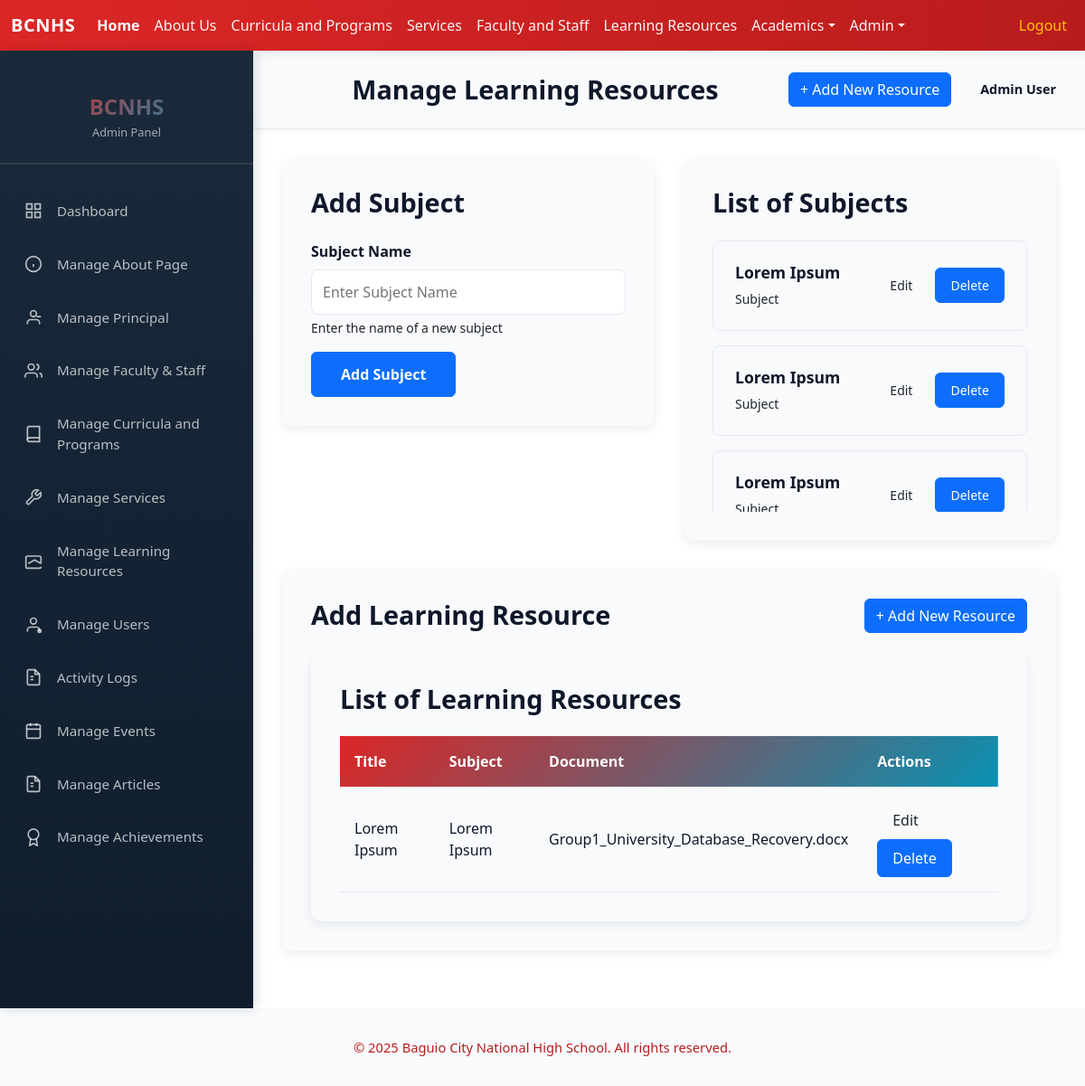
/admin/learning_resources.php (signed in), run on the app's committed database.
### tables this page shows
CREATE TABLE `subject` (
  `id` int(11) NOT NULL,
  `name` text NOT NULL
);

CREATE TABLE `resources` (
  `id` int(11) NOT NULL,
  `title` text NOT NULL,
  `overview` text NOT NULL,
  `link` text NOT NULL,
  `path` text NOT NULL,
  `subject_id` int(11) NOT NULL
);

### includes/auth.php (called while the page is built, shortened)
<?php
if (!function_exists('isLoggedIn')) {
function isLoggedIn() {
    return isset($_SESSION['user_id']) && isset($_SESSION['user_role']);
}
function getCurrentUser() {
    if (isLoggedIn()) {
        return [
            'id' => $_SESSION['user_id'],
            'name' => $_SESSION['user_name'],
            'email' => $_SESSION['user_email'],
            'role' => $_SESSION['user_role']
        ];
    }
    return null;
}
}
?>

### functions/functions.php (called while the page is built, shortened)
<?php
class Database {
    private $pdo;
    public function __construct() {
        $host = 'localhost';
        $user = 'root';
        $pass = '';
        $dbname = 'bcnhs';
        $charset = 'utf8mb4';
        try {
            $dsn = "mysql:host=$host;dbname=$dbname;charset=$charset";
            $options = [
                PDO::ATTR_ERRMODE            => PDO::ERRMODE_EXCEPTION,
                PDO::ATTR_DEFAULT_FETCH_MODE => PDO::FETCH_ASSOC,
                PDO::ATTR_EMULATE_PREPARES   => false,
            ];
            $this->pdo = new PDO($dsn, $user, $pass, $options);
        } catch (PDOException $e) {
            die("connection failed: " . $e->getMessage());
        }
    }
    public function getPDO() {
        return $this->pdo;
    }
}
class ResourcesModule {
    private $pdo;
    public function __construct() {
        $db = new Database();
        $this->pdo = $db->getPDO();
    }
    public function fetchResources() {
        $fetch = $this->pdo->query("SELECT r.*, s.name as subject_name FROM resources r LEFT JOIN subject s ON r.subject_id = s.id");
        return $fetch->fetchAll();
    }
}
class SubjectModule {
    private $pdo;
    public function __construct() {
        $db = new Database();
        $this->pdo = $db->getPDO();
    }
    public function fetchSubject() {
        $fetch = $this->pdo->query("SELECT * FROM subject");
        return $fetch->fetchAll();
    }
}
?>

### admin/learning_resources.php (the view, shortened to what this page needs)
<?php
include('../includes/auth.php');
include('../functions/functions.php');
$currentUser = getCurrentUser();
$resourcesModule = new ResourcesModule();
$subjectModule = new SubjectModule();
$resources = $resourcesModule->fetchResources();
$subjects = $subjectModule->fetchSubject();
?>
<!DOCTYPE html>
<html lang="en">
<head>
    <link href="../node_modules/bootstrap/dist/css/bootstrap.min.css" rel="stylesheet">
    <link href="../css/style.css" rel="stylesheet">
    <?php include('../includes/summernote.php'); ?>
</head>
<body>
    <?php include('../includes/header.php') ?>
    <div class="admin-body">
        <?php include('../includes/admin_sidebar.php') ?>
        <main class="admin-main">
            <div class="admin-topbar">
                <div class="topbar-left">
                    <h1 class="page-title">Manage Learning Resources</h1>
                </div>
                <div class="topbar-right">
                    <a href="addResource.php" class="btn btn-primary">+ Add New Resource</a>
                    <div class="admin-profile">
                        <span class="profile-name"><?php echo htmlspecialchars($currentUser['name']); ?></span>
                    </div>
                </div>
            </div>
            <div class="admin-content">
                <div style="display: grid; grid-template-columns: 1fr 1fr; gap: 2rem; margin-bottom: 2rem;">
                    <div style="background: var(--color-surface); border-radius: 12px; padding: 2rem; box-shadow: 0 4px 12px rgba(12, 22, 43, 0.08); height: fit-content;">
                        <h2 style="font-size: 1.8rem; font-weight: 700; color: var(--color-text); margin-bottom: 1.5rem;">Add Subject</h2>
                        <form action="" method="post">
                            <div style="margin-bottom: 1rem;">
                                <label style="display: block; font-weight: 600; color: var(--color-text); margin-bottom: 0.5rem;">Subject Name</label>
                                <input type="text" name="subjectName" placeholder="Enter Subject Name" required style="width: 100%; padding: 0.75rem; border: 1px solid var(--color-border); border-radius: 8px; font-size: 1rem; box-sizing: border-box;">
                                <p style="font-size: 0.875rem; color: var(--color-text-secondary); margin-top: 0.25rem;">Enter the name of a new subject</p>
                            </div>
                            <button type="submit" name="addSubject" class="btn btn-primary" style="padding: 0.75rem 2rem; font-weight: 600;">Add Subject</button>
                        </form>
                    </div>
                    <div style="background: var(--color-surface); border-radius: 12px; padding: 2rem; box-shadow: 0 4px 12px rgba(12, 22, 43, 0.08); display: flex; flex-direction: column;">
                        <h2 style="font-size: 1.8rem; font-weight: 700; color: var(--color-text); margin-bottom: 1.5rem;">List of Subjects</h2>
                        <div style="flex: 1; overflow-y: auto; min-height: 0; max-height: 300px;">
                            <div style="display: flex; flex-direction: column; gap: 1rem;">
                                <?php foreach ($subjects as $subj) { ?>
                                    <div style="background: var(--color-background); border: 1px solid var(--color-border); border-radius: 8px; padding: 1.5rem; display: flex; justify-content: space-between; align-items: center;">
                                        <div>
                                            <h3 style="font-size: 1.1rem; font-weight: 600; color: var(--color-text); margin: 0; margin-bottom: 0.5rem;"><?php echo $subj['name'] ?></h3>
                                            <p style="font-size: 0.875rem; color: var(--color-text-secondary); margin: 0;">Subject</p>
                                        </div>
                                        <div style="display: flex; gap: 0.5rem; flex-shrink: 0;">
                                            <a href="editSubject.php?id=<?php echo $subj['id'] ?>" class="btn btn-tertiary" style="padding: 0.5rem 1rem; border-radius: 6px; text-decoration: none; font-size: 0.875rem;">Edit</a>
                                            <a href="deleteSubject.php?id=<?php echo $subj['id'] ?>" class="btn btn-primary" onclick="return confirm('Are you sure you want to delete this subject?');" style="padding: 0.5rem 1rem; border-radius: 6px; text-decoration: none; font-size: 0.875rem;">Delete</a>
                                        </div>
                                    </div>
                                <?php } ?>
                            </div>
                        </div>
                    </div>
                </div>
                <div style="background: var(--color-surface); border-radius: 12px; padding: 2rem; box-shadow: 0 4px 12px rgba(12, 22, 43, 0.08); margin-bottom: 2rem;">
                    <div style="display: flex; justify-content: space-between; align-items: center; margin-bottom: 1.5rem;">
                        <h2 style="font-size: 1.8rem; font-weight: 700; color: var(--color-text); margin: 0;">Add Learning Resource</h2>
                        <a href="addResource.php" class="btn btn-primary">+ Add New Resource</a>
                    </div>
                <div style="background: var(--color-surface); border-radius: 12px; padding: 2rem; box-shadow: 0 4px 12px rgba(12, 22, 43, 0.08);">
                    <h2 style="font-size: 1.8rem; font-weight: 700; color: var(--color-text); margin-bottom: 1.5rem;">List of Learning Resources</h2>
                    <table style="width: 100%; border-collapse: collapse;">
                        <thead style="background: linear-gradient(135deg, var(--color-primary), var(--color-secondary)); color: white;">
                            <tr>
                                <th style="padding: 1rem; text-align: left; font-weight: 600; border: none;">Title</th>
                                <th style="padding: 1rem; text-align: left; font-weight: 600; border: none;">Subject</th>
                                <th style="padding: 1rem; text-align: left; font-weight: 600; border: none;">Document</th>
                                <th style="padding: 1rem; text-align: left; font-weight: 600; border: none;">Actions</th>
                            </tr>
                        </thead>
                        <tbody>
                            <?php foreach ($resources as $resource) { ?>
                                <tr style="border-bottom: 1px solid var(--color-border); transition: background 0.3s ease;">
                                    <td style="padding: 1rem; color: var(--color-text);"><?php echo $resource['title'] ?></td>
                                    <td style="padding: 1rem; color: var(--color-text);"><?php echo $resource['subject_name'] ?></td>
                                    <td style="padding: 1rem; color: var(--color-text);"><?php echo $resource['path'] ?></td>
                                    <td style="padding: 1rem;">
                                        <a href="editResource.php?id=<?php echo $resource['id'] ?>" class="btn btn-tertiary" style="padding: 0.5rem 1rem; margin-right: 0.5rem; border-radius: 6px; text-decoration: none;">Edit</a>
                                        <a href="deleteResource.php?id=<?php echo $resource['id'] ?>" class="btn btn-primary" onclick="return confirm('Are you sure you want to delete this resource?');" style="padding: 0.5rem 1rem; border-radius: 6px; text-decoration: none;">Delete</a>
                                    </td>
                                </tr>
                            <?php } ?>
                        </tbody>
                    </table>
                </div>
            </div>
        </main>
    </div>
    <?php
    include('../includes/footer.php'); ?>
</body>
</html>

### css/style.css (style rules this page uses)
:root { --color-primary: #dc2626; --color-primary-600: #b91c1c; --color-primary-100: #ffe6e6; --color-secondary: #0891b2; --color-secondary-600: #046e75; --color-accent: #f97316; --color-bg: #ffffff; --color-surface: #f8fafc; --color-muted: #6b7280; --color-text: #0f172a; --color-border: #e6e9ef; --color-muted-200: #9ca3af; }
body { color: var(--color-text); background: var(--color-bg); }
a { color: var(--color-primary); }
.page-title { text-align: center; margin: 0 0 1rem 0; }
.section-title, .curricula-section .section-header h2, .page-title { color: var(--color-text); }
.btn-primary, .btn-primary:visited { background-color: var(--color-primary); border-color: var(--color-primary); }
.admin-body { display: flex; margin: 0; padding: 0; background: var(--color-bg); min-height: calc(100vh - 80px); }
.admin-main { flex: 1; display: flex; flex-direction: column; min-height: auto; }
.admin-topbar { background: var(--color-surface); padding: 1.5rem 2rem; display: flex; justify-content: space-between; align-items: center; border-bottom: 1px solid var(--color-border); box-shadow: 0 2px 8px rgba(12, 22, 43, 0.05); }
.topbar-left { flex: 1; }
.page-title { font-size: 1.8rem; font-weight: 700; color: var(--color-text); margin: 0; }
.topbar-right { display: flex; align-items: center; gap: 2rem; }
.admin-profile { display: flex; align-items: center; gap: 0.75rem; }
.profile-name { font-size: 0.9rem; font-weight: 600; color: var(--color-text); }
.admin-content { flex: 1; padding: 2rem; overflow-y: auto; }

### data on the page
subject: name "Lorem Ipsum"
subject: name "Lorem Ipsum"
subject: name "Lorem Ipsum"
resources: title "Lorem Ipsum", subject.name "Lorem Ipsum", path "Group1_University_Database_Recovery.docx"

### other printed values
$currentUser['name'] "Admin User"
